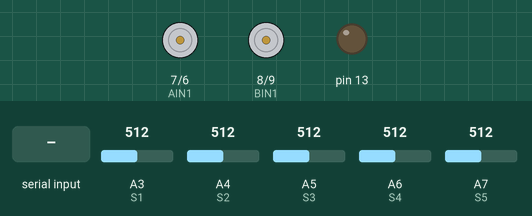
Simulated run of this sketch. Board: Arduino Mega 2560, built with avr-gcc and run on an emulated ATmega2560. On the bench: motor-driver pin pairs drawn as motors (green arrow = first pin HIGH = forward, orange = second pin HIGH = backward, longer = more drive, scaled by the enable pin), output pins drawn as LEDs (lit = HIGH). The test bench sets the inputs (shaded band); at power-on: A3 (S1) = 512, A4 (S2) = 512, A5 (S3) = 512, A6 (S4) = 512, A7 (S5) = 512. Pins used as bus, display or sensor lines are not drawn.

Above: at 1.8 s.
1.9 s: "W" received over the second serial link
At 2.2 s:
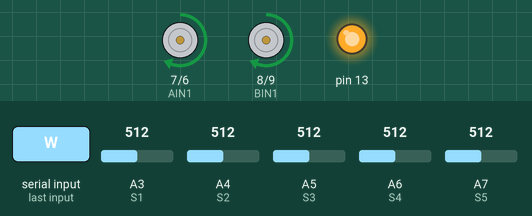
3.9 s: "A" received over the second serial link
At 5.2 s:
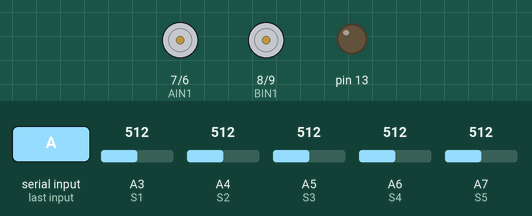
5.8 s: "S" received over the second serial link
At 6.02 s:
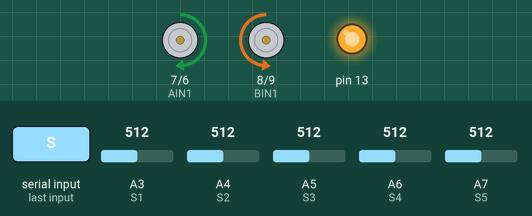
Timing chart, 0 to 8.8 s (numbered marks = the images above; inputs shaded):
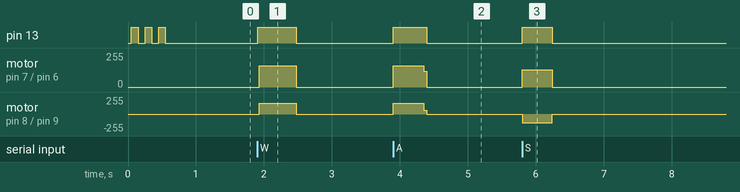

Measured:
- after the input at 1.9 s, pin 13: LOW → HIGH at once, → LOW 0.57 s later; motor on pin 7 (AIN1) / pin 6 (AIN2), motor on pin 8 (BIN1) / pin 9 (BIN2): stopped → forward 160/255 at once, → stopped 0.54 s later
- after the input at 3.9 s, pin 13: LOW → HIGH at once, → LOW 0.49 s later; motor on pin 7 (AIN1) / pin 6 (AIN2), motor on pin 8 (BIN1) / pin 9 (BIN2): stopped → forward 160/255 at once, → stopped 0.45 s later
- after the input at 5.8 s, pin 13: LOW → HIGH at once, → LOW 0.45 s later; motor on pin 7 (AIN1) / pin 6 (AIN2): stopped → forward 130/255 at once, → stopped 0.44 s later; motor on pin 8 (BIN1) / pin 9 (BIN2): stopped → backward 130/255 at once, → stopped 0.44 s later

The sketch:

0427-1.ino
```cpp
#include <SPI.h>
#include <MFRC522.h>

// =====================
// 感測器腳位
// =====================
#define S1 A3
#define S2 A4
#define S3 A5
#define S4 A6
#define S5 A7

// =====================
// 馬達腳位與參數
// =====================
int PWMA = 10, AIN2 = 6, AIN1 = 7;
int BIN1 = 8, BIN2 = 9, PWMB = 11;

int Tp = 160;
double Kp = 50, Kd = 60, lastError = 0;
int mid = 80;

// =====================
// RFID 設定
// =====================
#define RST_PIN 49
#define SS_PIN 53
MFRC522 mfrc522(SS_PIN, RST_PIN);

String lastUID = "";
unsigned long lastUIDTime = 0;

// =====================
// ⭐ 系統狀態記憶體
// =====================
String cmdQueue = "";       // 車上的指令緩衝佇列 (最多存 3 個)
char lastCommand = 'W';     // 記住上一次的動作，預設為 W 讓起步能有逃脫期

// =====================
// Setup
// =====================
void setup() {
  Serial.begin(9600);
  Serial3.begin(9600);

  pinMode(13, OUTPUT);
  pinMode(S1, INPUT); pinMode(S2, INPUT); pinMode(S3, INPUT); pinMode(S4, INPUT); pinMode(S5, INPUT);
  pinMode(PWMA, OUTPUT); pinMode(AIN1, OUTPUT); pinMode(AIN2, OUTPUT);
  pinMode(PWMB, OUTPUT); pinMode(BIN1, OUTPUT); pinMode(BIN2, OUTPUT);

  SPI.begin();
  mfrc522.PCD_Init();

  for (int i = 0; i < 3; i++) {
    digitalWrite(13, HIGH); delay(100); digitalWrite(13, LOW); delay(100);
  }
}

// =====================
// RFID 掃描防連刷
// =====================
void scanRFID() {
  if (!mfrc522.PICC_IsNewCardPresent()) return;
  if (!mfrc522.PICC_ReadCardSerial()) return;

  String uid = "";
  for (byte i = 0; i < mfrc522.uid.size; i++) {
    if (mfrc522.uid.uidByte[i] < 0x10) uid += "0";
    uid += String(mfrc522.uid.uidByte[i], HEX);
  }
  uid.toUpperCase();

  if (uid == lastUID && millis() - lastUIDTime < 1500) {
    mfrc522.PICC_HaltA(); mfrc522.PCD_StopCrypto1();
    return;
  }
  lastUID = uid;
  lastUIDTime = millis();

  Serial3.print("UID:" + uid + ",");
  mfrc522.PICC_HaltA(); mfrc522.PCD_StopCrypto1();
}

// =====================
// 馬達控制
// =====================
void MotorWriting(int vL, int vR) {
  if (vL >= 0) { digitalWrite(AIN1, HIGH); digitalWrite(AIN2, LOW); analogWrite(PWMA, constrain(vL, 0, 255)); }
  else { digitalWrite(AIN1, LOW); digitalWrite(AIN2, HIGH); analogWrite(PWMA, constrain(-vL, 0, 255)); }
  if (vR >= 0) { digitalWrite(BIN1, HIGH); digitalWrite(BIN2, LOW); analogWrite(PWMB, constrain(vR, 0, 255)); }
  else { digitalWrite(BIN1, LOW); digitalWrite(BIN2, HIGH); analogWrite(PWMB, constrain(-vR, 0, 255)); }
}

// =====================
// ⭐ 非阻塞收指令模組
// =====================
void checkSerialAndFillQueue() {
  while (Serial3.available() && cmdQueue.length() < 3) {
    char c = Serial3.read();
    if (c == 'W' || c == 'A' || c == 'D' || c == 'S') {
      cmdQueue += c;
    }
  }
}

// =====================
// 動作：前進一格 (W)
// =====================
void moveOneNode() {
  unsigned long t = millis();

  // 紀錄起步時的 UID 時間，用來判斷途中是否吃到新寶藏
  unsigned long startUIDTime = lastUIDTime;

  // ⭐ 動態逃脫期：如果上一步是直走(W)，這步起步需要閉眼 300ms 防止重複觸發路口
  // 如果上一步是轉彎(A/D/S)，車身已經離開路口，不需要閉眼 (0ms)
  unsigned long blindTime = (lastCommand == 'W') ? 550 : 150;

  while (true) {
    scanRFID();
    checkSerialAndFillQueue(); // 一邊跑一邊把剩下的指令收進 Queue

    // 1. 掃到新 UID 提早煞車機制


    int s1 = analogRead(S1); int s5 = analogRead(S5);

    // 2. ⭐ 護盾時間過了，才允許偵測十字路口
    if (millis() - t >= blindTime) {
      if (s1 >= mid && s5 >= mid) {
        lastError = 0;
        return; // 正常到路口結束，不煞車 (維持流暢接軌)
      }
    }

    // 3. PID 循跡
    int s2 = analogRead(S2); int s3 = analogRead(S3); int s4 = analogRead(S4);
    double sum = s1 + s2 + s3 + s4 + s5 + 1;
    double e = (-2.0 * s1 + -1.0 * s2 + 0.0 * s3 + 1.0 * s4 + 2.0 * s5) / sum;
    double pCorr = Kp * e + Kd * (e - lastError);
    MotorWriting(Tp + pCorr, Tp - pCorr);
    lastError = e;

    if (millis() - t > 3000) return; // 超時保護
  }
}

// =====================
// 動作：圓角左轉 (A) (感測器狀態機版)
// =====================
void turnLeft90() {
  lastError = 0;
    checkSerialAndFillQueue();
    MotorWriting(5, 120);
    delay(450);
    while(analogRead(S3) < mid){
      MotorWriting(5,120);
    }
    MotorWriting(120, 60);
    delay(40);
    return;
}

// =====================
// 動作：圓角右轉 (D) (感測器狀態機版)
// =====================
void turnRight90() {
  lastError = 0;
    checkSerialAndFillQueue();
    MotorWriting(120, 5);
    delay(450);
    while(analogRead(S3) < mid){
      MotorWriting(120,5);
    }
    MotorWriting(60, 120);
    delay(40);
    return;

}

// =====================
// 動作：原地迴轉 (S)
// =====================
void turnAround() {
  lastError = 0;
  MotorWriting(130,-130);
  delay(440);
  while (analogRead(S4) < mid) {       // 尋找黑線 (S3比較準確)
    checkSerialAndFillQueue();
    MotorWriting(60, -60);
  }
  MotorWriting(0,0);
  delay(5);
}

// =====================
// 主迴圈 (記憶體總管)
// =====================
void loop() {
  scanRFID();
  checkSerialAndFillQueue();

  // 如果車子有空，且佇列裡有指令，就拿出第一個來執行
  if (cmdQueue.length() > 0) {
    digitalWrite(13, HIGH);

    char currentCmd = cmdQueue[0];    // 讀取第一個指令
    cmdQueue.remove(0, 1);            // 把它從記憶體中刪掉 (Pop)

    // 執行對應的動作
    if (currentCmd == 'W') moveOneNode();
    else if (currentCmd == 'A') turnLeft90();
    else if (currentCmd == 'D') turnRight90();
    else if (currentCmd == 'S') turnAround();

    // ⭐ 記住剛剛做了什麼，交接給下一步判定護盾！
    lastCommand = currentCmd;

    // 動作「徹底完成」後，統一回報 K 給電腦，請電腦補貨
    Serial3.print('K');
    digitalWrite(13, LOW);
  }

  // 二度確認收件狀況，確保判斷煞車前 Queue 是最新的
  checkSerialAndFillQueue();

  // ⭐⭐ 終點煞車機制：如果做完動作後佇列空了，立刻煞車！
  if (cmdQueue.length() == 0) {
    MotorWriting(0, 0);
  }
}
```
